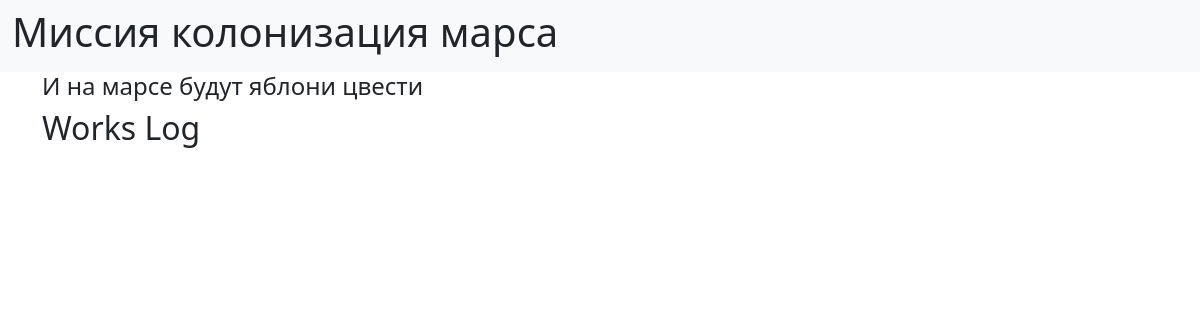
Before: / with the older database file.
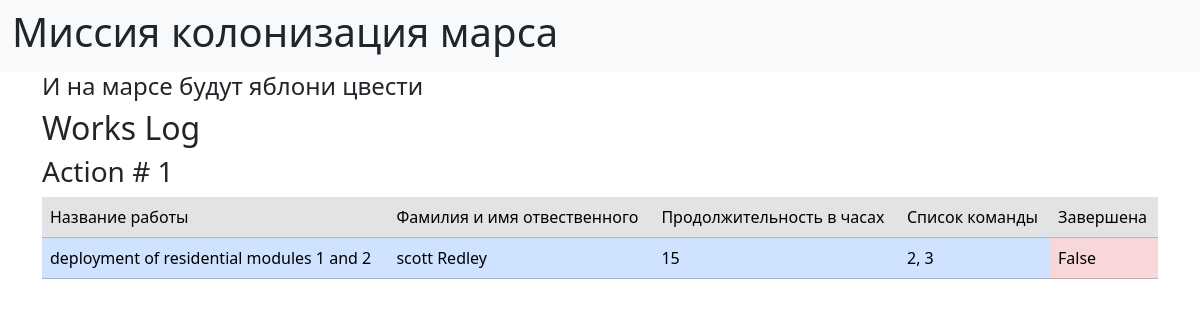
After: the same page with the newer database file.
### data/jobs.py (models this page shows)
class Jobs(SqlAlchemyBase):
    __tablename__ = 'jobs'
    id = Col(Int, primary_key=True, nullable=False)
    team_leader = Col(Int, ForeignKey('users.id'))
    job = Col(Str, nullable=False)
    work_size = Col(Int, nullable=False)
    collaborators = Col(Str, nullable=False)
    start_date = Col(DateTime)
    end_date = Col(DateTime, nullable=True)
    is_finished = Col(Boolean, nullable=False)
    user = orm.relationship('User')

### data/users.py (models this page shows, shortened)
class User(SqlAlchemyBase):
    __tablename__ = 'users'
    id = Col(Int, primary_key=True, autoincrement=True)
    surname = Col(Str, nullable=False)
    name = Col(Str, nullable=False)
    age = Col(Int, nullable=False)
    position = Col(Str, nullable=False)
    speciality = Col(Str, nullable=False)
    address = Col(Str, nullable=False)
    email = Col(Str, nullable=False, unique=True)
    hashed_password = Col(Str, nullable=False)
    modified_date = Col(DateTime, nullable=False, default=datetime.now)
    jobs = orm.relationship('Jobs', back_populates='user')

### app.py (the view)
@app.route('/')
def main():
    jobs = db_session.create_session().query(Jobs).all()
    return render_template('index.html', jobs=jobs)

### data/db_session.py (called while the page is built)
def create_session() -> Session:
    global __factory
    return __factory()

### templates/index.html
{% extends "base.html" %}
{% block content %}
<h2>Works Log</h2>
{% for job in jobs %}
<h3>Action # {{ job.id }}</h3>
<table class="table">
    <tr class="table-secondary">
        <td>Название работы
        <td>Фамилия и имя отвественного
        <td>Продолжительность в часах
        <td>Список команды
        <td>Завершена
    </tr>
    <tr>
        <td class="table-primary">{{ job.job }}
        <td class="table-primary">{{ job.user.surname }} {{ job.user.name }}
        <td class="table-primary">{{ job.work_size }}
        <td class="table-primary">{{ job.collaborators }}
        {% if job.is_finished %}
            <td class="table-success">{{ job.is_finished }}
        {% else %}
            <td class="table-danger">{{ job.is_finished }}
        {% endif %}
    </tr>
</table>
{% endfor %}
{% endblock %}

### templates/base.html (shortened to what this page needs)
<!DOCTYPE html>
<html lang="en">
<head>
  <link href="https://cdn.jsdelivr.net/npm/bootstrap@5.3.3/dist/css/bootstrap.min.css" rel="stylesheet">
</head>
<body>
<nav class="navbar navbar-expand-lg navbar-light bg-light">
  <div class="container-fluid">
    <div class="collapse navbar-collapse">
      <ul class="navbar-nav me-auto mb-2 mb-lg-0">
        <li class="navbar-item">
          <h1>Миссия колонизация марса</h1>
        </li>
      </ul>
    </div>
  </div>
</nav>
<div class="container">
  <div class="row">
    <div class="col">
      <h4>И на марсе будут яблони цвести</h4>
    </div>
  </div>
  <div class="row">
    <div class="col">
      {% block content %}{% endblock %}
    </div>
  </div>
</div>
    <script src="https://cdn.jsdelivr.net/npm/bootstrap@5.3.3/dist/js/bootstrap.bundle.min.js"></script></body>
</html>

Changed rows visible on the page:
added Jobs: id "1", job "deployment of residential modules 1 and 2", user.surname "scott", user.name "Redley", work_size "15", collaborators "2, 3", is_finished "False"
